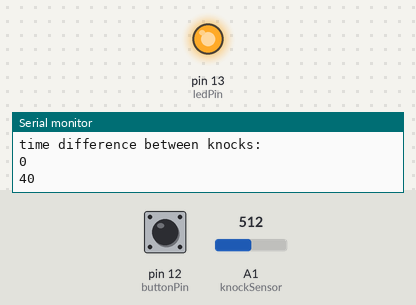
A sketch run on a simulated Arduino Uno, built with avr-gcc and run on an emulated ATmega328P. Parts: output pins drawn as LEDs (lit = HIGH), the last lines printed to the serial monitor. Inputs (shaded band) come from the test bench; at power-on: pin 12 (buttonPin) LOW, A1 (knockSensor) = 512.

Above: at 1.2 s.
1.3 s: pin 12 (buttonPin) pulled HIGH for 0.15 s
At 1.7 s:
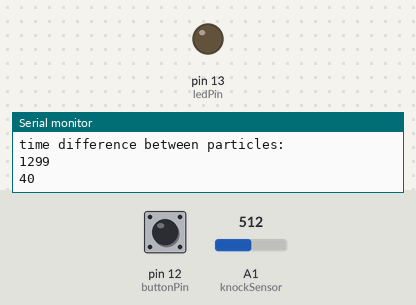
Timing chart, 0 to 4.3 s (numbered marks = the images above; inputs shaded):
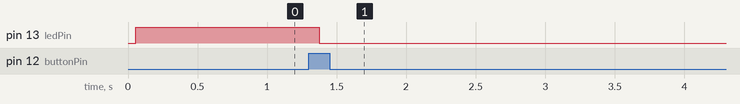

Measured:
- after the input at 1.3 s, pin 13 (ledPin): HIGH → LOW after 0.07 s

The sketch:

geiger_knocks.ino
```cpp
/*
**** random_devotion ****
based on http://www.arduino.cc/en/Tutorial/ButtonStateChange and https://learn.adafruit.com/secret-knock-activated-drawer-lock/code
*/

// this constant won't change:
const int  buttonPin = 12;    // the pin that the pushbutton is attached to
const int ledPin = 13;       // the pin that the LED is attached to
const int maximumKnocks = 20;      // Maximum number of knocks to listen for.
const int maximumHumanKnocks = 20;

const int knockSensor = A1; // listens to piezo-knocks
const int threshold = 3; // sensitivity of knock-sensor

// Variables will change:
int buttonPushCounter = 0;   // counter for the number of button presses
int buttonPushCounterOld = 0;

int knockSensorValue = 0; // counter for human knocks
int lastKnockSensorValue = 0;

int knockCounter = 0;
int knockCounterOld = 0;

int buttonState = 0;         // current state of the button
int lastButtonState = 0;     // previous state of the button
int startTime = millis();
int endTime = millis();
int betweenTime = endTime - startTime;
int knockReadings[maximumKnocks];


int endKnocksTime = millis();
int startKnocksTime = millis();
int betweenKnocksTime = endKnocksTime - startKnocksTime;
int knockHumanReadings[maximumHumanKnocks];

void setup() {
  // initialize the button pin as a input:
  pinMode(buttonPin, INPUT);
  // initialize the LED as an output:
  pinMode(ledPin, OUTPUT);
  // initialize serial communication:
  Serial.begin(9600);
}


void loop() {
  // read the pushbutton input pin
  buttonState = digitalRead(buttonPin);

  //read piezo for knocks
  knockSensorValue = analogRead(knockSensor);

  ////////// listen to human knockSensor ///////////
  if (knockSensorValue != lastKnockSensorValue) {
    // if the state has changed, increment the counter
    if (knockSensorValue > threshold) {
      // if the current state is HIGH then the button went from off to on:
      knockCounter++;
      //startTime = millis();
      if (knockCounter > knockCounterOld) {
        endKnocksTime = millis();
        betweenKnocksTime = endKnocksTime - startKnocksTime;
        knockHumanReadings[knockCounter - 1] = betweenKnocksTime;
        startKnocksTime = millis();
      }
      //Serial.println("on");
      Serial.print("absolute number of knocks: ");
      Serial.println(knockCounter);
      Serial.println("time difference between knocks: ");
      Serial.println(betweenTime);
      Serial.println(sizeof(knockHumanReadings));
    } else {
      // if the current state is LOW then the button went from on to off:
      //Serial.println("off");
      knockCounterOld = knockCounter;

    }
    // Delay a little bit to avoid bouncing
    delay(50);
    if (knockCounter ==  maximumHumanKnocks) {
      for (int i = 0; i < maximumHumanKnocks; i++) {
        Serial.println(knockHumanReadings[i]);
      }
      for (int i=0; i < maximumKnocks; i++){
        knockReadings[i] = 0;
      }
      knockCounter = 0;
    }
  }
  // save the current state as the last state, for next time through the loop
  lastKnockSensorValue = knockSensorValue;


  ////////// listen to geiger counter //////////////

  // compare the buttonState to its previous state
  if (buttonState != lastButtonState) {
    // if the state has changed, increment the counter
    if (buttonState == HIGH) {
      // if the current state is HIGH then the button went from off to on:
      buttonPushCounter++;
      //startTime = millis();
      if (buttonPushCounter > buttonPushCounterOld) {
        endTime = millis();
        betweenTime = endTime - startTime;
        knockReadings[buttonPushCounter - 1] = betweenTime;
        startTime = millis();
      }
      //Serial.println("on");
      Serial.print("absolute number of particles decayed: ");
      Serial.println(buttonPushCounter);
      Serial.println("time difference between particles: ");
      Serial.println(betweenTime);
      Serial.println(sizeof(knockReadings));
    } else {
      // if the current state is LOW then the button went from on to off:
      //Serial.println("off");
      buttonPushCounterOld = buttonPushCounter;

    }
    // Delay a little bit to avoid bouncing
    delay(50);
    if (buttonPushCounter ==  maximumKnocks) {
      for (int i = 0; i < maximumKnocks; i++) {
        Serial.println(knockReadings[i]);
      }
      for (int i=0; i < maximumKnocks; i++){
        knockReadings[i] = 0;
      }
      buttonPushCounter = 0;
    }
  }
  // save the current state as the last state, for next time through the loop
  lastButtonState = buttonState;


  // turns on the LED every four button pushes by checking the modulo of the
  // button push counter. the modulo function gives you the remainder of the
  // division of two numbers:
  if (buttonPushCounter % 4 == 0) {
    digitalWrite(ledPin, HIGH);
  } else {
    digitalWrite(ledPin, LOW);
  }

}
```
